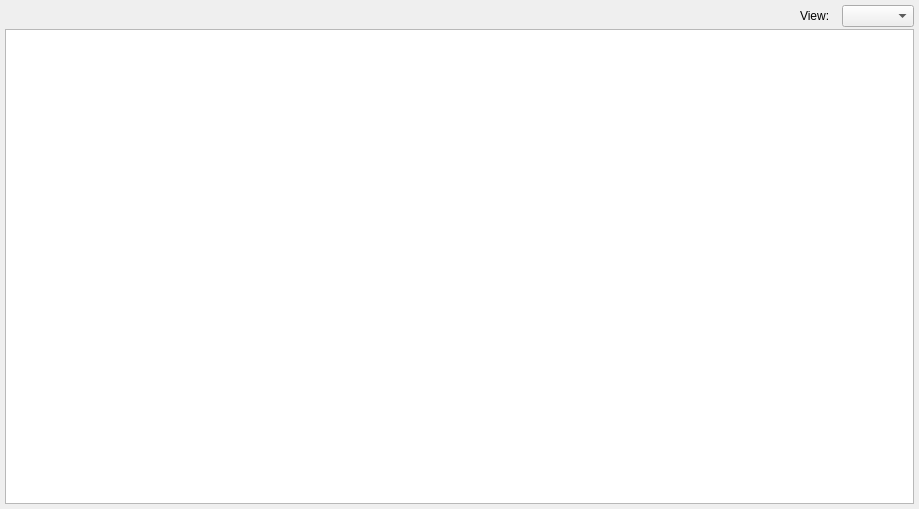
<?xml version="1.0" encoding="UTF-8"?>
<ui version="4.0">
 <class>DepositsPanel</class>
 <widget class="QWidget" name="DepositsPanel">
  <property name="geometry">
   <rect>
    <x>0</x>
    <y>0</y>
    <width>919</width>
    <height>509</height>
   </rect>
  </property>
  <property name="windowTitle">
   <string>Form</string>
  </property>
  <layout class="QVBoxLayout" name="verticalLayout_2">
   <property name="leftMargin">
    <number>5</number>
   </property>
   <property name="topMargin">
    <number>5</number>
   </property>
   <property name="rightMargin">
    <number>5</number>
   </property>
   <property name="bottomMargin">
    <number>5</number>
   </property>
   <item>
    <layout class="QVBoxLayout" name="verticalLayout">
     <property name="spacing">
      <number>2</number>
     </property>
     <item>
      <layout class="QHBoxLayout" name="horizontalLayout">
       <item>
        <spacer name="horizontalSpacer">
         <property name="orientation">
          <enum>Qt::Horizontal</enum>
         </property>
         <property name="sizeHint" stdset="0">
          <size>
           <width>40</width>
           <height>20</height>
          </size>
         </property>
        </spacer>
       </item>
       <item>
        <widget class="QLabel" name="label_3">
         <property name="sizePolicy">
          <sizepolicy hsizetype="Fixed" vsizetype="Fixed">
           <horstretch>0</horstretch>
           <verstretch>0</verstretch>
          </sizepolicy>
         </property>
         <property name="minimumSize">
          <size>
           <width>40</width>
           <height>0</height>
          </size>
         </property>
         <property name="maximumSize">
          <size>
           <width>40</width>
           <height>16777215</height>
          </size>
         </property>
         <property name="text">
          <string>View:</string>
         </property>
        </widget>
       </item>
       <item>
        <widget class="QComboBox" name="comboBox"/>
       </item>
      </layout>
     </item>
     <item>
      <widget class="QTableView" name="tableDeposits">
       <property name="editTriggers">
        <set>QAbstractItemView::NoEditTriggers</set>
       </property>
       <property name="dragDropOverwriteMode">
        <bool>false</bool>
       </property>
       <property name="selectionMode">
        <enum>QAbstractItemView::SingleSelection</enum>
       </property>
       <property name="selectionBehavior">
        <enum>QAbstractItemView::SelectRows</enum>
       </property>
       <attribute name="horizontalHeaderCascadingSectionResizes">
        <bool>true</bool>
       </attribute>
       <attribute name="horizontalHeaderShowSortIndicator" stdset="0">
        <bool>true</bool>
       </attribute>
       <attribute name="horizontalHeaderStretchLastSection">
        <bool>true</bool>
       </attribute>
      </widget>
     </item>
    </layout>
   </item>
  </layout>
 </widget>
 <resources/>
 <connections/>
</ui>
